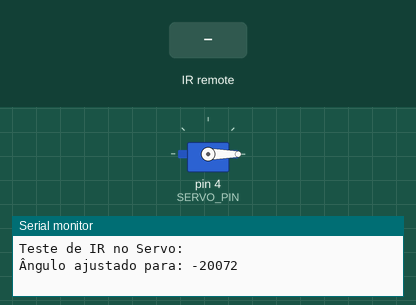
The sketch below on a simulated Arduino Uno, built with avr-gcc and run on an emulated ATmega328P. On the bench: servo, the last lines printed to the serial monitor. Inputs (shaded band) come from the test bench.

Above: at 1.8 s.
1.9 s: infrared code 0xC received
3.4 s: infrared code 0x10 received
4.9 s: infrared code 0x11 received
At 6.1 s:
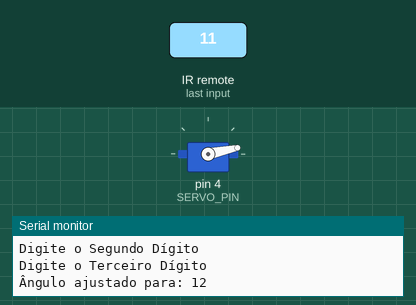
Timing chart, 0 to 7.9 s (numbered marks = the images above; inputs shaded):
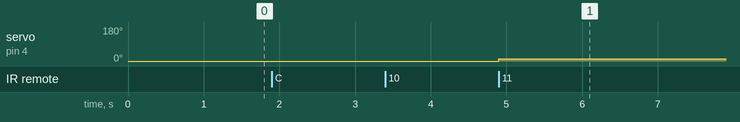

Measured:
- after the input at 4.9 s, servo on pin 4 (SERVO_PIN): 0° → 12° at once

The sketch:

Pr_tica_7.1_.ino
```cpp
#include <IRremote.h>
#include <Servo.h>
#define IR_PIN_RECEIVER 7
#define SERVO_PIN 4

Servo servomotor;

int numeroRecebido(uint8_t clique);
int contador = 0;//número de dígitos recebidos
int numero = 0;//número recebido
unsigned long ultDecod = 0;//tempo do último dígito recebido
int digito1 = 1000;
int digito2 = 1000;
int digito3 = 1000;
int numeroRecebido(uint8_t comando);

void setup() {
  servomotor.attach(SERVO_PIN); // inicia o servo
  Serial.begin(9600);
  Serial.println("Teste de IR no Servo:");
  IrReceiver.begin(IR_PIN_RECEIVER);
}

void loop() {
  if (IrReceiver.decode()) {
    int digito = numeroRecebido(IrReceiver.decodedIRData.command);
    if (digito != -1) {
      if (digito1 == -1) {
        Serial.println("Digite o Primeiro Dígito");
        digito1 = digito;

      } else if (digito2 == -1) {
        Serial.println("Digite o Segundo Dígito");
        digito2 = digito;

      } else if (digito3 == -1) {
        Serial.println("Digite o Terceiro Dígito");
        digito3 = digito;

      }
    }
    IrReceiver.resume();
  }

  if (digito1 != -1 && digito2 != -1 && digito3 != -1) {
    int numero = digito1 * 100 + digito2 * 10 + digito3;
    if (numero > 180) numero = 180;

    servomotor.write(numero);
    Serial.println("Ângulo ajustado para: " + String(numero));

    // Resetando os dígitos
    digito1 = -1;
    digito2 = -1;
    digito3 = -1;

    delay(1000); // Aguarda um pouco para evitar que a mensagem seja exibida muito rapidamente
  }
}
int numeroRecebido(uint8_t comando){
  switch(comando){
      case 0xC:
          return 0;
    case 0x10:
          return 1;
    case 0x11:
          return 2;
    case 0x12:
          return 3;
    case 0x14:
          return 4;
    case 0x15:
          return 5;
    case 0x16:
          return 6;
    case 0x18:
          return 7;
    case 0x19:
          return 8;
    case 0x1A:
          return 9;
    default:
        return -1;
    Serial.print("Valor: ");
    Serial.println(IrReceiver.decodedIRData.command, HEX); // Mostra o valor em hexadecimal

    IrReceiver.resume(); // Reinicia o receptor IR para receber o próximo sinal
  }
}
```
